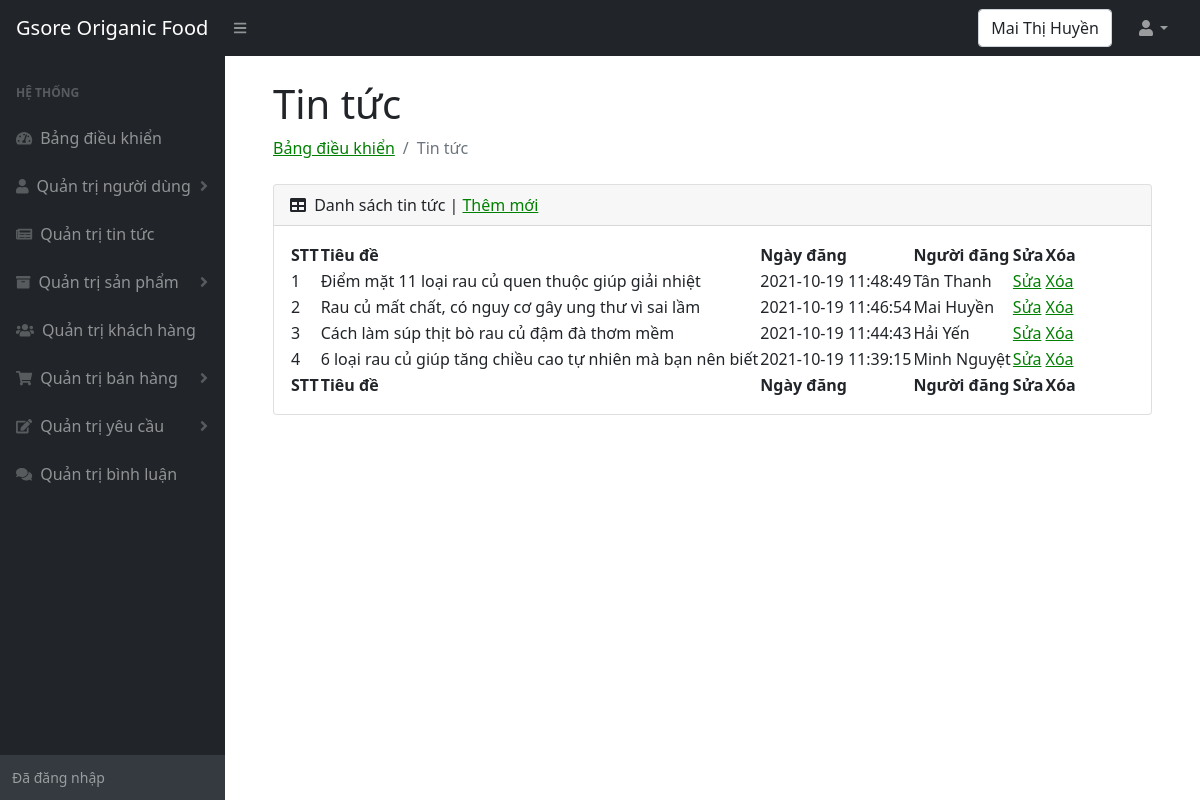
The page /admin/tintuc.php (signed in) on the database its author committed.
### tables this page shows
CREATE TABLE `tintuc` (
  `matintuc` int(11) NOT NULL,
  `tieude` varchar(200) NOT NULL,
  `noidungtintuc` text NOT NULL,
  `ngaydang` datetime NOT NULL,
  `mota` varchar(200) NOT NULL,
  `nguoidang` varchar(100) NOT NULL,
  `anhminhhoa` text DEFAULT NULL
);

### admin/tintuc.php (the view, shortened to what this page needs)
<!DOCTYPE html>
<html lang="en">
    <html lang="en">
    <head>
        <link href="https://cdn.jsdelivr.net/npm/simple-datatables@latest/dist/style.css" rel="stylesheet" />
        <link href="css/styles.css" rel="stylesheet" />
    </head>
    <body class="sb-nav-fixed">
        <nav class="sb-topnav navbar navbar-expand navbar-dark bg-dark">
            <a class="navbar-brand ps-3" href="../index.php">Gsore Origanic Food </a>
            <button class="btn btn-link btn-sm order-1 order-lg-0 me-4 me-lg-0" id="sidebarToggle" href="#!"><i class="fas fa-bars"></i></button>
            <form class="d-none d-md-inline-block form-inline ms-auto me-0 me-md-3 my-2 my-md-0">
                <div class="input-group">
                  <div class="form-control"><?php  echo $_SESSION['ten_nguoi_dung'];?>  </div>
                </div>
            </form>
            <ul class="navbar-nav ms-auto ms-md-0 me-3 me-lg-4">
                <li class="nav-item dropdown">
                    <a class="nav-link dropdown-toggle" id="navbarDropdown" href="#" role="button" data-bs-toggle="dropdown" aria-expanded="false"><i class="fas fa-user fa-fw"></i></a>
                </li>
            </ul>
        </nav>
        <div id="layoutSidenav">
        <div id="layoutSidenav_nav" >
                <nav class="sb-sidenav accordion sb-sidenav-dark" id="sidenavAccordion">
                    <div class="sb-sidenav-menu">
                        <div class="nav">
                            <div class="sb-sidenav-menu-heading">Hệ thống</div>
                            <a class="nav-link" href="index.php">
                                <div class="sb-nav-link-icon"><i class="fas fa-tachometer-alt"></i></div>
                                Bảng điều khiển
                            </a>
                            <a class="nav-link collapsed" href="nguoidung.php" data-bs-toggle="collapse" data-bs-target="#collapseOne" aria-expanded="false" aria-controls="collapseOne">
                                <div class="sb-nav-link-icon"><i class="fas fa-user"></i></div>
                                Quản trị người dùng
                                <div class="sb-sidenav-collapse-arrow"><i class="fas fa-angle-down"></i></div>
                            </a>
                            <a class="nav-link" href="tintuc.php">
                                <div class="sb-nav-link-icon"><i class="fas fa-newspaper"></i></div>
                                    Quản trị tin tức
                            </a>
                            <a class="nav-link collapsed" href="#" data-bs-toggle="collapse" data-bs-target="#collapseTwo" aria-expanded="false" aria-controls="collapseTwo">
                                <div class="sb-nav-link-icon"><i class="fas fa-archive"></i></div>
                                Quản trị sản phẩm
                                <div class="sb-sidenav-collapse-arrow"><i class="fas fa-angle-down"></i></div>
                            </a>
                            <a class="nav-link" href="khachhang.php">
                                <div class="sb-nav-link-icon"><i class="fas fa-users"></i></div>
                                Quản trị khách hàng
                            </a>
                            <a class="nav-link collapsed" href="#" data-bs-toggle="collapse" data-bs-target="#collapseThree" aria-expanded="false" aria-controls="collapseThree">
                                <div class="sb-nav-link-icon"><i class="fas fa-shopping-cart"></i></div>
                                Quản trị bán hàng
                                <div class="sb-sidenav-collapse-arrow"><i class="fas fa-angle-down"></i></div>
                            </a>
                            <a class="nav-link collapsed" href="#" data-bs-toggle="collapse" data-bs-target="#collapseFour" aria-expanded="false" aria-controls="collapseFour">
                                <div class="sb-nav-link-icon"><i class="fas fa-edit"></i></div>
                                Quản trị yêu cầu
                                <div class="sb-sidenav-collapse-arrow"><i class="fas fa-angle-down"></i></div>
                            </a>
                            <a class="nav-link" href="binhluan.php">
                                <div class="sb-nav-link-icon"><i class="fas fa-comments"></i></div>
                                Quản trị bình luận
                            </a>
                        </div>
                    </div>
                    <div class="sb-sidenav-footer">
                        <div class="small">Đã đăng nhập</div>
                    </div>
                </nav>
            </div>
            <div id="layoutSidenav_content">
                <footer class="container-fluid px-4">
                    <main>
                    <div class="container-fluid px-4">
                        <h1 class="mt-4">Tin tức</h1>
                        <ol class="breadcrumb mb-4">
                            <li class="breadcrumb-item"><a href="index.php">Bảng điều khiển</a></li>
                            <li class="breadcrumb-item active">Tin tức</li>
                        </ol>
                        <div class="card mb-4">
                            <div class="card-header">
                                <i class="fas fa-table me-1"></i>
                                Danh sách tin tức | <a href="tin_tuc_them_moi.php">Thêm mới</a>
                            </div>
                            <div class="card-body">
                                <table id="datatablesSimple">
                                    <thead>
                                        <tr>
                                            <th>STT</th>
                                            <th>Tiêu đề</th>
                                            <th>Ngày đăng</th>
                                            <th>Người đăng</th>
                                            <th>Sửa</th>
                                            <th>Xóa</th>
                                        </tr>
                                    </thead>
                                    <tfoot>
                                        <tr>
                                            <th>STT</th>
                                            <th>Tiêu đề</th>
                                            <th>Ngày đăng</th>
                                            <th>Người đăng</th>
                                            <th>Sửa</th>
                                            <th>Xóa</th>
                                        </tr>
                                    </tfoot>
                                    <tbody>
                <?php
                  include("../config.php");
                  $sql = "
                          SELECT *
                          from tintuc
                          order by matintuc desc";
                  $tin_tuc = mysqli_query($ket_noi, $sql);
                  $i=0;
                  while ($row = mysqli_fetch_array($tin_tuc)) {
                  $i++;
                ;?>
                                        <tr>
                                            <td><?php echo $i;?></td>
                                            <td><?php echo $row["tieude"];?></td>
                                            <td><?php echo $row["ngaydang"];?></td>
                                            <td><?php echo $row["nguoidang"];?></td>
                                            <td><a href="tin_tuc_sua.php?id=<?php echo $row["matintuc"];?>">Sửa</a></td>
                                            <td><a href="tin_tuc_xoa.php?id=<?php echo $row["matintuc"];?>">Xóa</a></td>
                                        </tr>
                <?php
                  }
                ;?>
                                    </tbody>
                                </table>
                            </div>
                        </div>
                    </div>
                </main>
                </footer>
            </div>
        </div>
    </body>
</html>

### rows shown on the page
tintuc: tieude "Điểm mặt 11 loại rau củ quen thuộc giúp giải nhiệt", ngaydang "2021-10-19 11:48:49", nguoidang "Tân Thanh"
tintuc: tieude "Rau củ mất chất, có nguy cơ gây ung thư vì sai lầm", ngaydang "2021-10-19 11:46:54", nguoidang "Mai Huyền"
tintuc: tieude "Cách làm súp thịt bò rau củ đậm đà thơm mềm", ngaydang "2021-10-19 11:44:43", nguoidang "Hải Yến"
tintuc: tieude "6 loại rau củ giúp tăng chiều cao tự nhiên mà bạn nên biết", ngaydang "2021-10-19 11:39:15", nguoidang "Minh Nguyệt"

### other values the page prints
$_SESSION['ten_nguoi_dung'] "Mai Thị Huyền"
